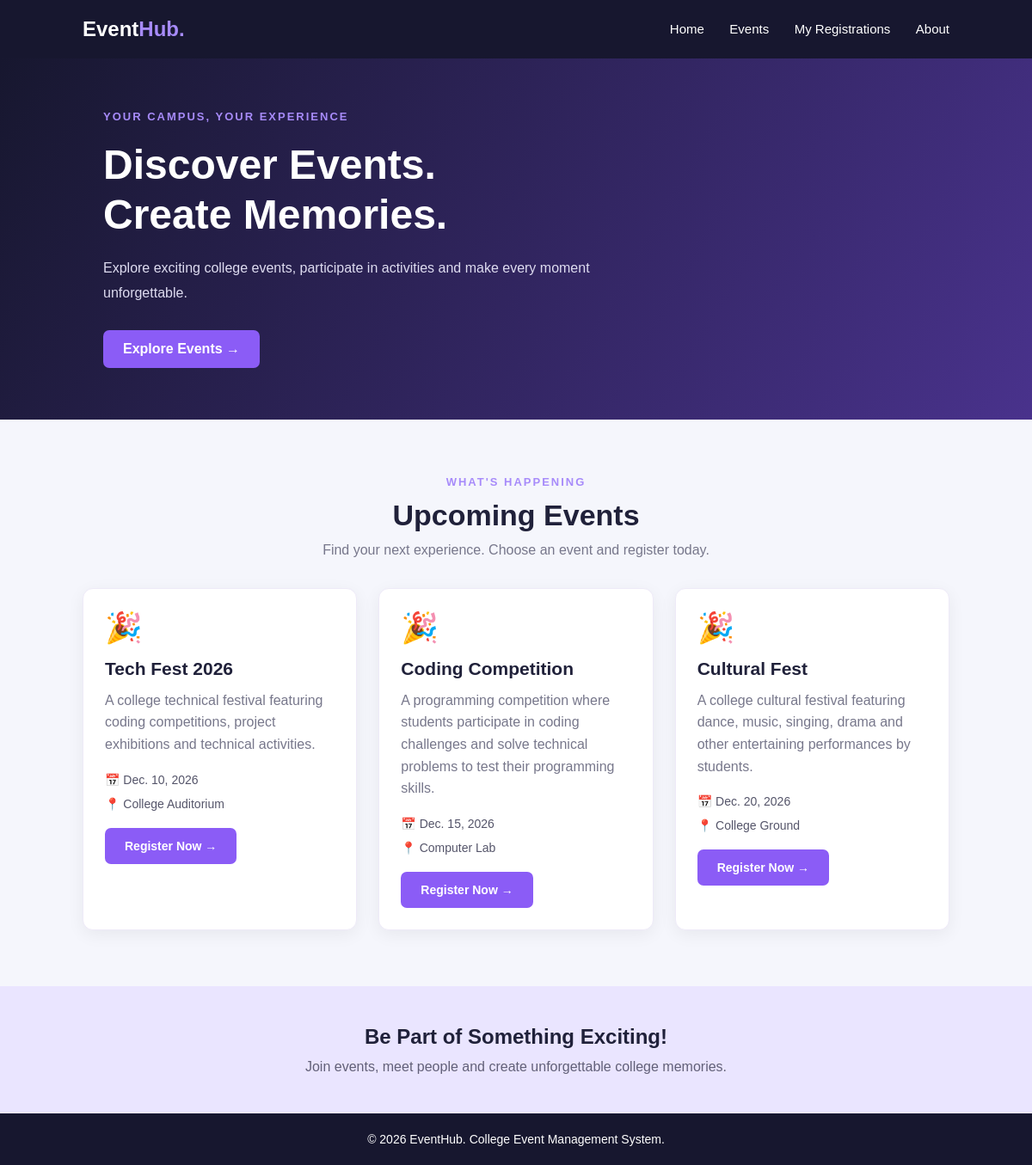
The page / on the database its author committed.
### events/models.py (models this page shows, shortened)
class Event(models.Model):
    name = models.CharField(max_length=100)
    description = models.TextField()
    date = models.DateField()
    venue = models.CharField(max_length=100)

### events/views.py (the view)
# urls.py: path('', views.home, name='home'),
def home(request):
    events = Event.objects.all()
    return render(request, 'home.html', {'events': events})

### events/templates/home.html (shortened to what this page needs)
{% load static %}
<!DOCTYPE html>
<html lang="en">
<head>
    <link rel="stylesheet" href="{% static 'css/style.css' %}">
</head>
<body>
<nav class="navbar">
    <h2>Event<span>Hub.</span></h2>
    <div>
        <a href="/">Home</a>
        <a href="#events">Events</a>
        <a href="{% url 'my_registrations' %}">My Registrations</a>
        <a href="#about">About</a>
    </div>
</nav>
<section class="hero">
    <div class="hero-content">
        <p class="tagline">YOUR CAMPUS, YOUR EXPERIENCE</p>
        <h1>Discover Events.<br> Create Memories.</h1>
        <p>Explore exciting college events, participate in activities
        and make every moment unforgettable.</p>
        <a href="#events" class="hero-btn">Explore Events →</a>
    </div>
</section>
<section class="events-section" id="events">
    <p class="section-tag">WHAT'S HAPPENING</p>
    <h2>Upcoming Events</h2>
    <p class="section-description">
        Find your next experience. Choose an event and register today.
    </p>
    <div class="event-container">
        {% for event in events %}
        <div class="event-card">
            <div class="event-icon">🎉</div>
            <div class="event-info">
                <h3>{{ event.name }}</h3>
                <p>{{ event.description }}</p>
                <div class="event-meta">
                    <span>📅 {{ event.date }}</span>
                    <span>📍 {{ event.venue }}</span>
                </div>
                <a href="{% url 'register' event.id %}"
                   class="register-btn">
                    Register Now →
                </a>
            </div>
        </div>
        {% empty %}
            <p>No events available currently.</p>
        {% endfor %}
    </div>
</section>
<section class="about" id="about">
    <h2>Be Part of Something Exciting!</h2>
    <p>Join events, meet people and create unforgettable college memories.</p>
</section>
<footer>
    <p>© 2026 EventHub. College Event Management System.</p>
</footer>
</body>
</html>

### events/static/css/style.css (style rules this page uses)
* { margin: 0; padding: 0; box-sizing: border-box; }
html { scroll-behavior: smooth; }
body { font-family: Arial, sans-serif; background: #f5f6fc; color: #20213a; }
.navbar { background: #17172f; color: white; padding: 20px 8%; display: flex; justify-content: space-between; align-items: center; }
.navbar h2 span { color: #a78bfa; }
.navbar a { color: white; text-decoration: none; margin-left: 25px; font-size: 15px; }
.hero { min-height: 390px; background: linear-gradient(120deg, #17172f, #49328c); display: flex; align-items: center; padding: 60px 10%; color: white; }
.hero-content { max-width: 650px; }
.tagline, .section-tag { color: #a78bfa; font-weight: bold; letter-spacing: 2px; font-size: 13px; }
.hero h1 { font-size: 48px; line-height: 1.2; margin: 20px 0; }
.hero-content > p:not(.tagline) { color: #dedcf0; line-height: 1.8; margin-bottom: 28px; }
.hero-btn, .register-btn { display: inline-block; background: #8b5cf6; color: white; text-decoration: none; padding: 13px 23px; border-radius: 7px; font-weight: bold; }
.events-section { padding: 65px 8%; text-align: center; }
.events-section h2 { font-size: 34px; margin: 12px 0; }
.section-description { color: #77778b; margin-bottom: 35px; }
.event-container { display: grid; grid-template-columns: repeat(auto-fit, minmax(270px, 1fr)); gap: 25px; text-align: left; }
.event-card { background: white; border-radius: 12px; padding: 25px; box-shadow: 0 5px 20px rgba(0,0,0,0.06); border: 1px solid #eeeaf8; transition: transform 0.2s; }
.event-icon { font-size: 35px; margin-bottom: 15px; }
.event-info h3 { font-size: 21px; margin-bottom: 12px; }
.event-info > p { color: #77778b; line-height: 1.6; min-height: 75px; }
.event-meta { display: flex; flex-direction: column; gap: 12px; margin: 20px 0; font-size: 14px; color: #55556a; }
.register-btn { font-size: 14px; }
.about { background: #eae5ff; padding: 45px 15px; text-align: center; }
.about h2 { margin-bottom: 12px; }
.about p { color: #626078; }
footer { background: #17172f; color: white; text-align: center; padding: 22px; font-size: 14px; }

### rows shown on the page
Event: name "Tech Fest 2026", description "A college technical festival featuring coding competitions, project exhibitions and technical activities.", date "Dec. 10, 2026", venue "College Auditorium"
Event: name "Coding Competition", description "A programming competition where students participate in coding challenges and solve technical problems to test their programming skills.", date "Dec. 15, 2026", venue "Computer Lab"
Event: name "Cultural Fest", description "A college cultural festival featuring dance, music, singing, drama and other entertaining performances by students.", date "Dec. 20, 2026", venue "College Ground"
